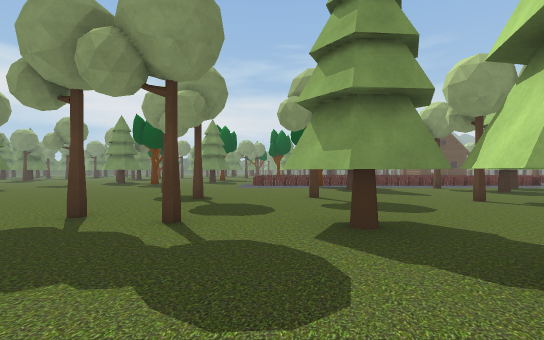
view 1 (above)

24 first-person views from a walk through a scene from a Unity 3-D project. The camera is 1.4 m above the floor, looks level and sees 85° across. The floor is counted in squares, 2 m on a side. Each view is taken from the middle of a square. On the plan, view 1 faces up. The plan holds only what a view shows up to about 10 squares ahead; the rest is blank. The place goes on beyond the plan. The player character is not drawn. Some animated figures are not drawn. Some surface patterns are stand-ins.

view 2
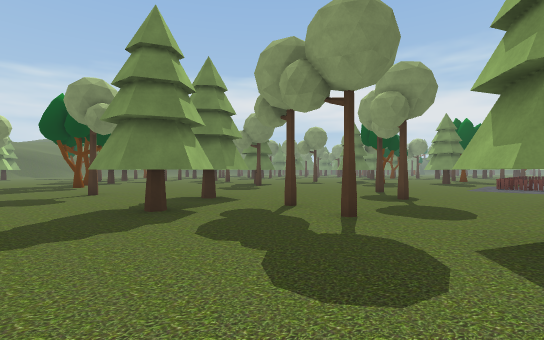

view 3
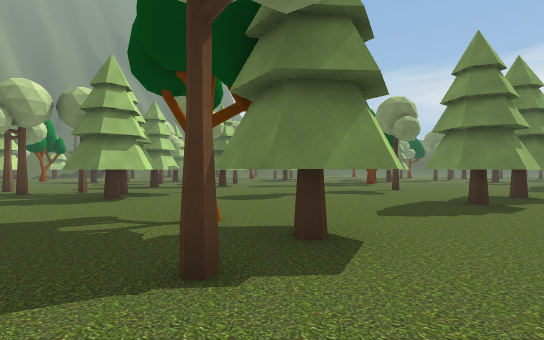

view 4
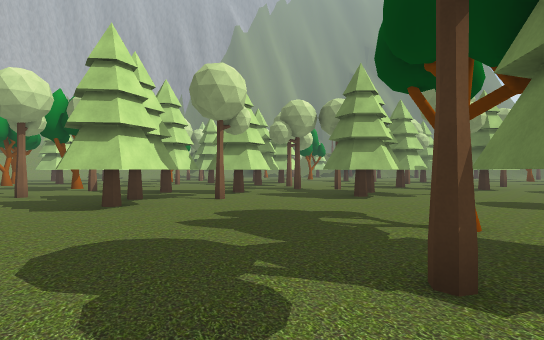

view 5
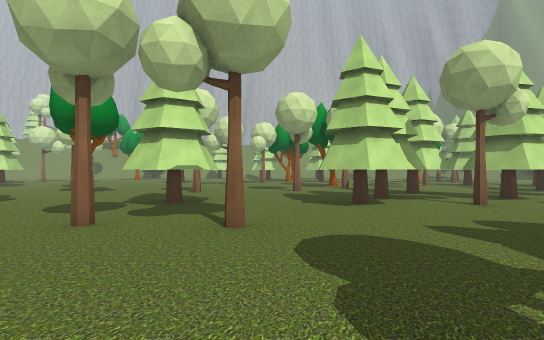

view 6
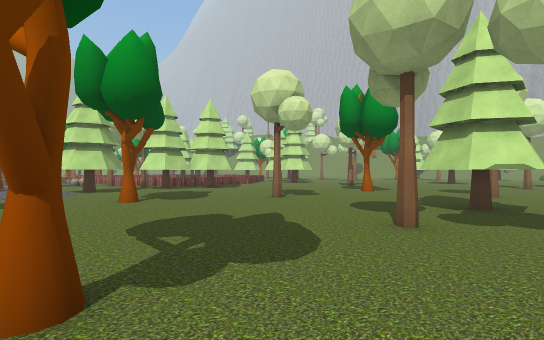

view 7
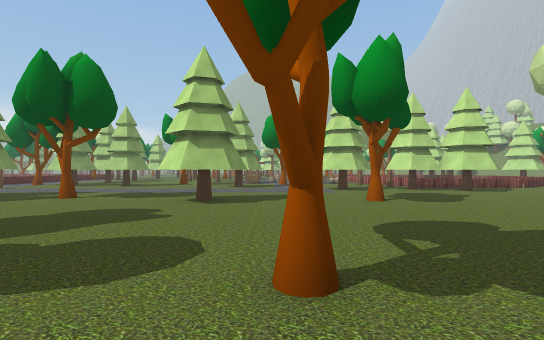

view 8
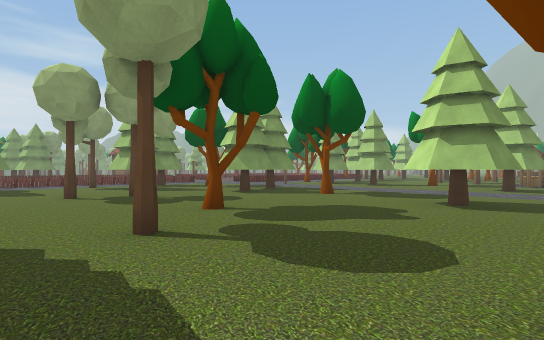

view 9
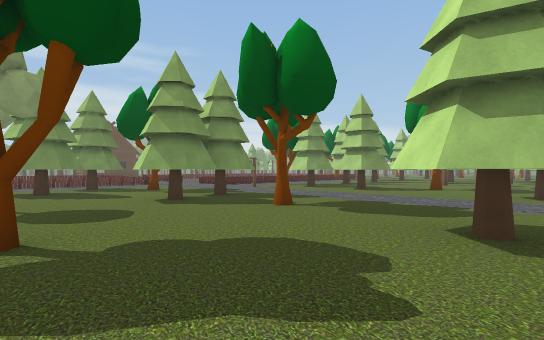

view 10
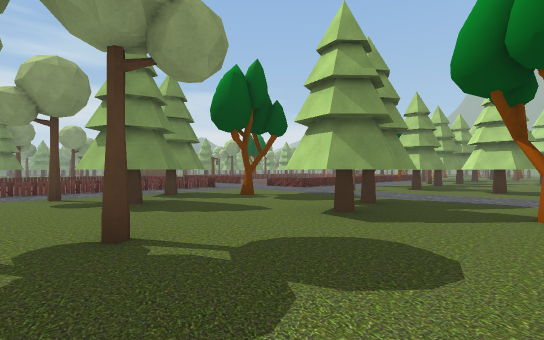

view 11
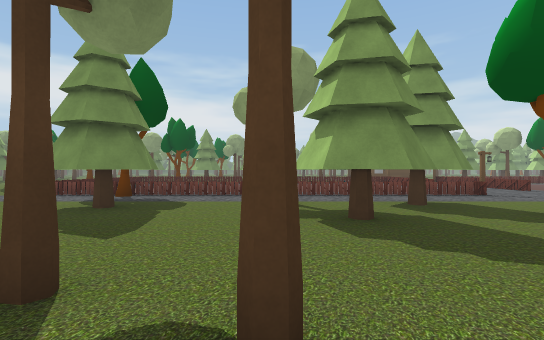

view 12
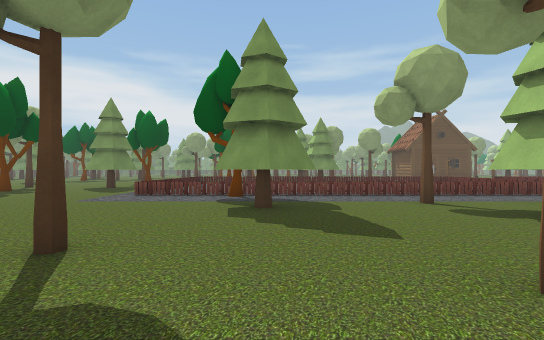

view 13
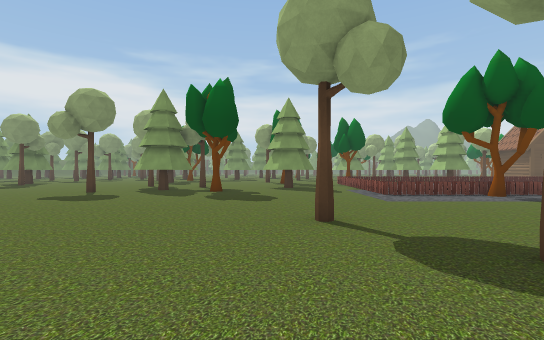

view 14
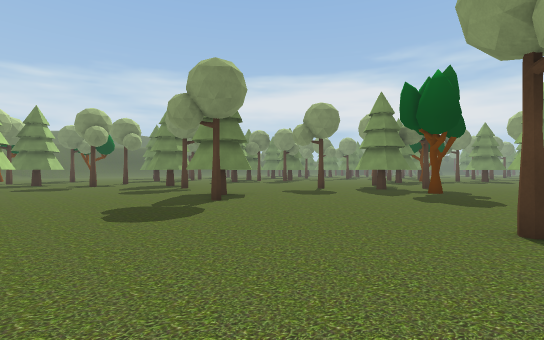

view 15
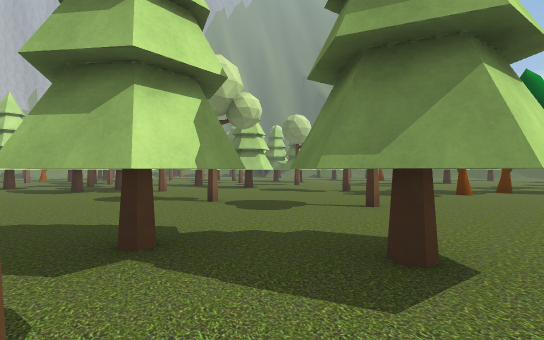

view 16
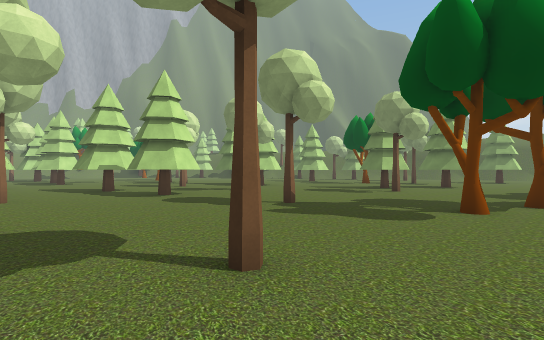

view 17
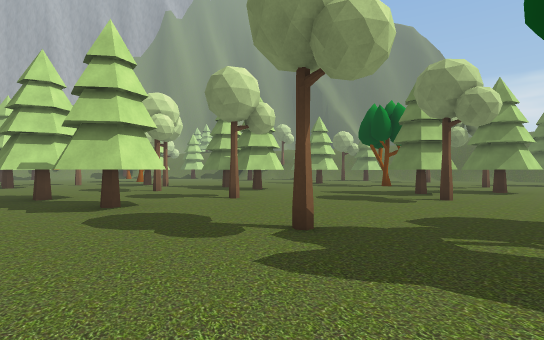

view 18
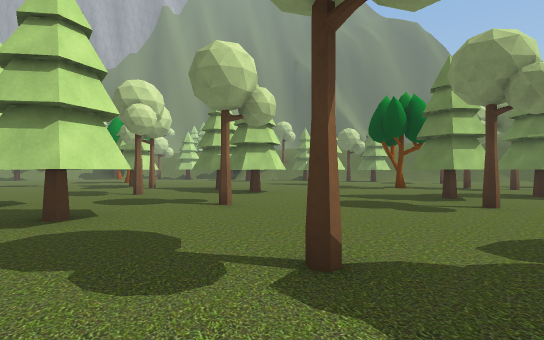

view 19
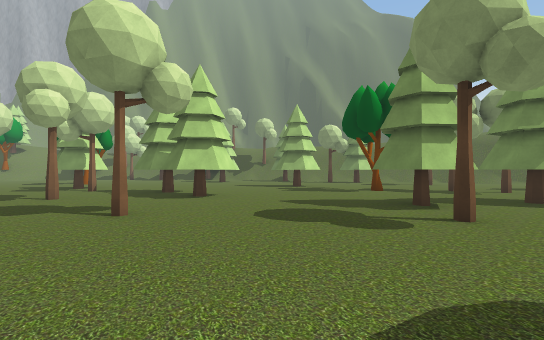

view 20
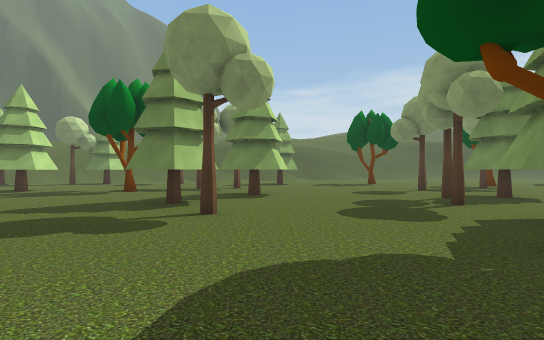

view 21
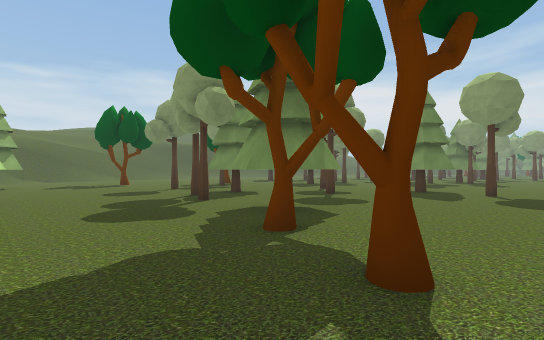

view 22
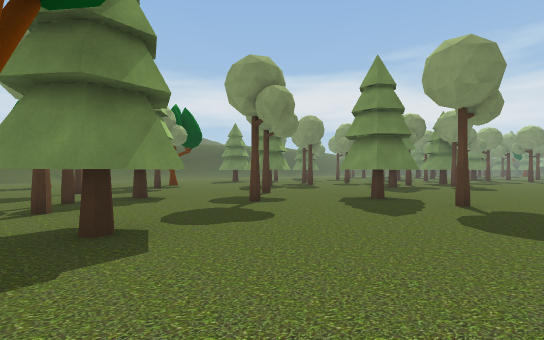

view 23
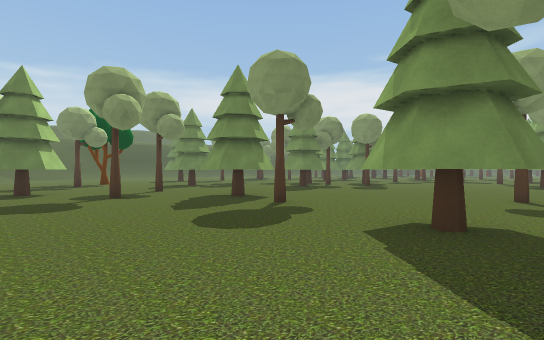

view 24
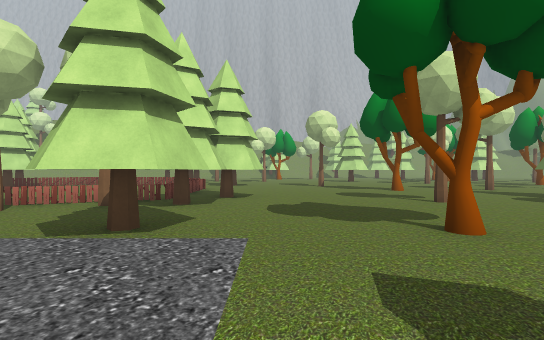

### Floor plan
Key: @ floor where view 1 was taken; # wall or solid block; x gap in a wall; . floor; ^ raised ledge; O other object.
Columns run from 24 left of view 1 to 15 right of it. Each row starts with its distance up from view 1.
 15          ......###O....
 14         ......#........O..  .....   ..
 13        ................OOOOOOOOOOO..OO
 12       .. #................O..........
 11      ... #................ #..#. #...
 10     ..#.##....##..........##...###...
  9   ............##.....#.........##..O..
  8   .....#.................#............
  7   ..##................#......#..... ....
  6  .#.##........................#..###....
  5  ....##.##........ #.............###....
  4  .......#.O.......##.#..x# .............
  3 ...........O.......##....##...O...O.....
  2 ................#.. #.....# ............
  1   .##.....................# ............
  0 .#. #.##....#...........@. ......##....#
 -1 ..... #..........#.... #.. ......##....#
 -2  #....#............... ##....O........
 -3   ....................O.................
 -4   O.......#..##..#................O..##.
 -5   ........... #...##..............O..##x
 -6   .....##.....#..###......#.#.........x.
 -7   ##  ..#.... #..# #.................#^#
 -8         #..#.....#....#.##..##..#....#O
 -9         ....... ...x##### ..##.......#O
-10          ...... ....#### ..............
-11          x.. ..   ... #.....#...O.....O
-12                    ...x......... ...

Positions as (right, up) in squares from view 1, and headings:
1: (0, 0), facing up
2: (1, 0), facing up-left
3: (2, -2), facing left
4: (2, -2), facing down-left
5: (2, -2), facing down
6: (3, -2), facing down-right
7: (3, -2), facing right
8: (3, -2), facing up-right
9: (6, -1), facing up-right
10: (5, 3), facing up-right
11: (6, 5), facing up
12: (3, 5), facing up
13: (-4, 5), facing up
14: (-3, 5), facing up-left
15: (-3, 5), facing down-left
16: (-7, 4), facing down-left
17: (-9, 2), facing down-left
18: (-10, 1), facing down-left
19: (-12, 1), facing down-left
20: (-12, 1), facing left
21: (-12, 1), facing up-left
22: (-12, 4), facing up-left
23: (-9, 6), facing up-left
24: (12, -1), facing down
